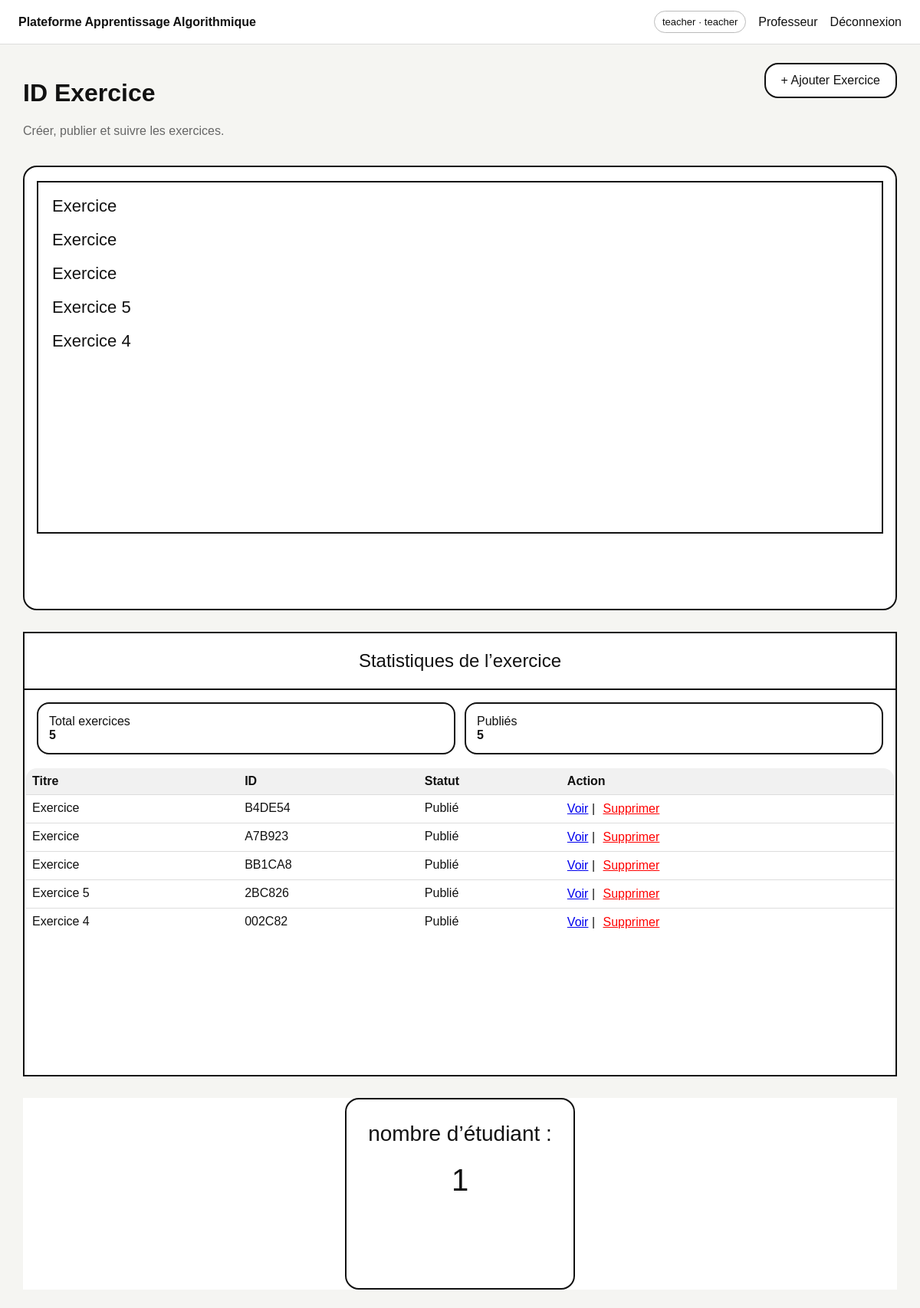
/teacher/dashboard (signed in), run on an earlier commit of the app's database.
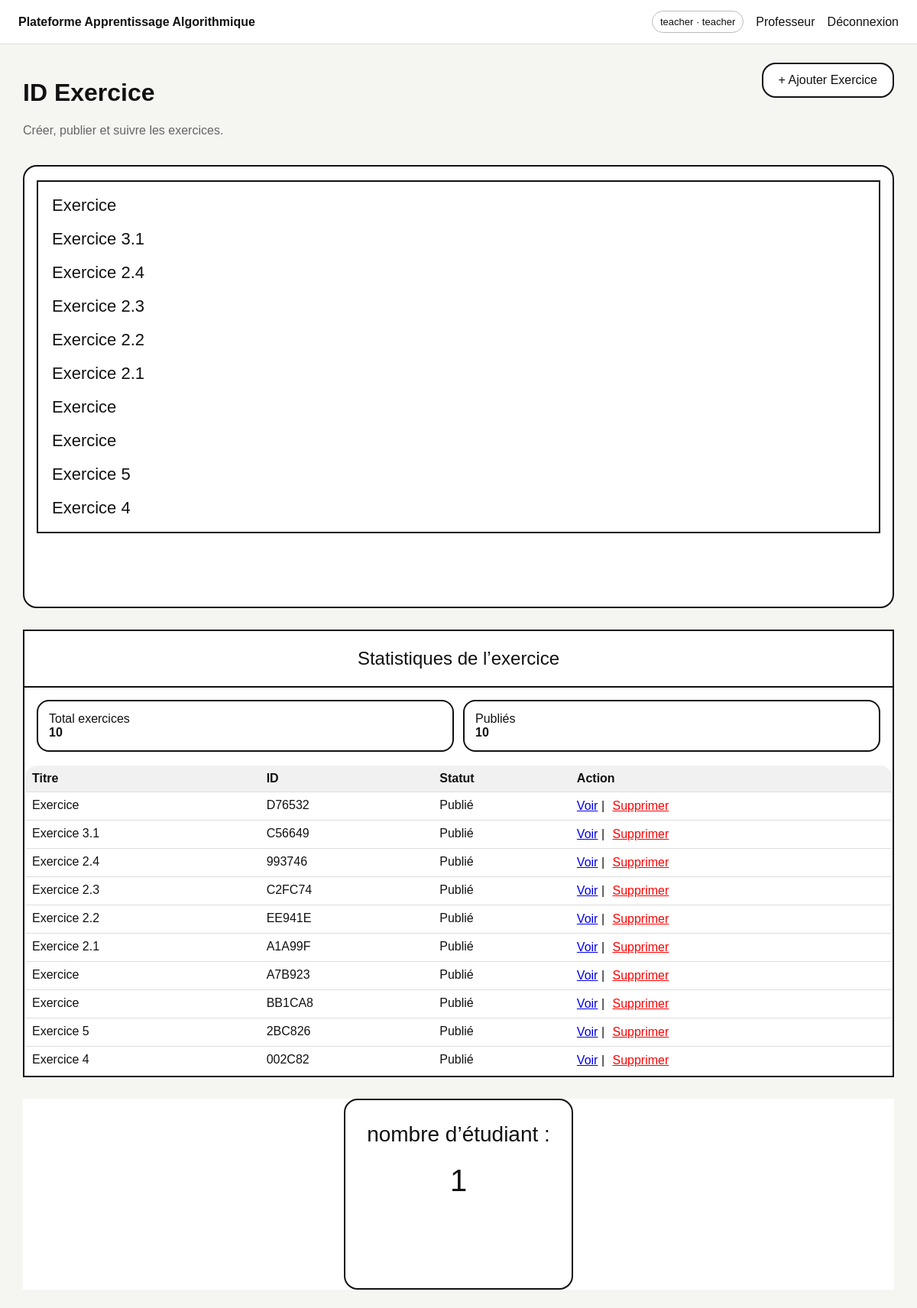
And on a later commit of the database.
### tables this page shows
CREATE TABLE exercises (
        id INTEGER PRIMARY KEY AUTOINCREMENT,
        title TEXT NOT NULL,
        description TEXT NOT NULL,
        init_b INTEGER NOT NULL,
        init_j INTEGER NOT NULL,
        init_r INTEGER NOT NULL,
        init_v INTEGER NOT NULL,
        goal_condition TEXT NOT NULL,
        max_steps INTEGER NOT NULL DEFAULT 30,
        problem_json TEXT NOT NULL,
        is_published INTEGER NOT NULL DEFAULT 0,
        session_code TEXT,
        created_by INTEGER,
        created_at DATETIME DEFAULT CURRENT_TIMESTAMP
    );

### app.py (the view)
@app.route('/teacher/dashboard')
@login_required('teacher')
def teacher_dashboard():
    db = get_db()
    exercises = db.execute('SELECT * FROM exercises ORDER BY created_at DESC').fetchall()
    return render_template('teacher_dashboard.html', exercises=exercises)

### app.py (called while the page is built)
def get_db():
    if 'db' not in g:
        g.db = sqlite3.connect(DB_PATH)
        g.db.row_factory = sqlite3.Row
    return g.db

def login_required(role=None):
    def deco(fn):
        @wraps(fn)
        def wrapper(*args, **kwargs):
            if 'user_id' not in session:
                return redirect(url_for('login'))
            if role and session.get('role') != role:
                return redirect(url_for('index'))
            return fn(*args, **kwargs)
        return wrapper
    return deco

### templates/teacher_dashboard.html (shortened to what this page needs)
{% extends 'base.html' %}
{% block content %}
<div class="section-head">
  <div>
    <h1>ID Exercice</h1>
    <p class="muted">Créer, publier et suivre les exercices.</p>
  </div>
  <a class="primary-btn" href="{{ url_for('teacher_new_exercise') }}">+ Ajouter Exercice</a>
</div>
<div class="session-layout">
  <aside class="left-list-panel">
    <div class="list-box">
      {% if exercises %}
        {% for ex in exercises %}
          <a class="exercise-link" href="{{ url_for('teacher_session', exercise_id=ex.id) }}">{{ ex.title }}</a>
        {% endfor %}
      {% else %}
        <div class="muted">Aucun exercice</div>
      {% endif %}
    </div>
  </aside>
  <section class="stats-panel">
    <div class="panel-title">Statistiques de l’exercice</div>
    <div class="stats-grid">
      <div class="stat-card"><span>Total exercices</span><strong>{{ exercises|length }}</strong></div>
      <div class="stat-card"><span>Publiés</span><strong>{{ exercises|selectattr('is_published')|list|length }}</strong></div>
    </div>
    <table class="data-table compact">
      <thead><tr><th>Titre</th><th>ID</th><th>Statut</th><th>Action</th></tr></thead>
      <tbody>
      {% for ex in exercises %}
        <tr>
          <td>{{ ex.title }}</td>
          <td>{{ ex.session_code or '—' }}</td>
          <td>{{ 'Publié' if ex.is_published else 'Brouillon' }}</td>
          <td>
            <a href="{{ url_for('teacher_session', exercise_id=ex.id) }}">Voir</a> |
            <button class="delete-btn" data-id="{{ ex.id }}" style="color: red; border: none; background: none; cursor: pointer; text-decoration: underline;">Supprimer</button>
          </td>
        </tr>
      {% endfor %}
      </tbody>
    </table>
  </section>
  <aside class="students-panel">
    <div class="students-box">
      <div class="students-label">nombre d’étudiant :</div>
      <div class="students-value">1</div>
    </div>
  </aside>
</div>
{% endblock %}

What changed in the data, as far as the page shows it:
removed exercises: title "Exercice", session_code "B4DE54", is_published "Publié"
added exercises: title "Exercice", session_code "D76532", is_published "Publié"
added exercises: title "Exercice 3.1", session_code "C56649", is_published "Publié"
added exercises: title "Exercice 2.4", session_code "993746", is_published "Publié"
added exercises: title "Exercice 2.3", session_code "C2FC74", is_published "Publié"
added exercises: title "Exercice 2.2", session_code "EE941E", is_published "Publié"
added exercises: title "Exercice 2.1", session_code "A1A99F", is_published "Publié"
Also different on the page:
{{ exercises|length }}: "5" → "10"
{{ exercises|selectattr('is_published')|list|length }}: "5" → "10"
